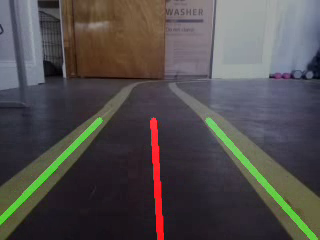
#> input picture frame 17 of lines_video.mp4, 320 x 240 px, given in place of the camera
$ python main2.py
#> lines starting #> are read from the running program, lines starting #| are printed output that depends on the picture; after the words box and inside, x2 and y2 are one past the last pixel; in counts of white or black regions, pixels touching at a corner belong together
import cv2
import numpy as np
import time
import math
import serial
# import motor_controller as mc
# import pyfirmata

arduino = serial.Serial(port='/dev/ttyUSB0', baudrate=115200, timeout=.1)

video = cv2.VideoCapture(0)
video.set(cv2.CAP_PROP_FRAME_WIDTH, 320) # set width to 320 px
video.set(cv2.CAP_PROP_FRAME_HEIGHT, 240) # set height to 240 px

height = 240
width = 320
frame_size = (320,240)
# Initialize video writer object
output = cv2.VideoWriter('./lines_video.mp4',
                         cv2.VideoWriter_fourcc(*'XVID'),
                         20, frame_size)
gray_output = cv2.VideoWriter('./gray_video.mp4',
                         cv2.VideoWriter_fourcc(*'XVID'),
                         20, frame_size)
canny_output = cv2.VideoWriter('./canny_video.mp4',
                         cv2.VideoWriter_fourcc(*'XVID'),
                         20, frame_size)
roi_output = cv2.VideoWriter('./roi_video.mp4',
                         cv2.VideoWriter_fourcc(*'XVID'),
                         20, frame_size)

# vertices = np.array([[[0,240-73], [77,110], [320-77,110],
#                     [320, 240-73]]], dtype=np.int32)
vertices = np.array([[[0,240],[0,240-65], [110,120], [320-110,120],
                    [320, 240-65],[320, 240]]], dtype=np.int32)

def grayscale(frame):
    # Applies grayscale transorm to an image
    return cv2.cvtColor(frame, cv2.COLOR_BGR2GRAY)

def gaussian_blur(frame, kernel_size):
    # Applies gaussian noise kernel
    return cv2.GaussianBlur(frame, (kernel_size, kernel_size), 0)

def canny(frame, low_threshold, high_threshold):
    # Applies canny transform to an image
    return cv2.Canny(frame, low_threshold, high_threshold)

def region_of_interest(frame, vertices):
    # Defining a blank mask to start with
    mask=np.zeros_like(frame)

    # Defining a three channel or one channel color to fill the mask with
    # depending on the input image

    if len(frame.shape) > 2:
        channel_count = frame.shape[2]
        ignore_mask_color = (255,) * channel_count
    else:
        ignore_mask_color = 255

    # Filling pixels inside the polygon defined in 'vertices' with the fill color
    cv2.fillPoly(mask, vertices, ignore_mask_color)

    # Returning the image only where mask pixels are nonzero
    masked_image = cv2.bitwise_and(frame, mask)
    return masked_image

def draw_lines(frame, lines, color=[255,0,0], thickness=2):
    for line in lines:
        for x1,y1,x2,y2 in line:
            cv2.line(frame, (x1,y1), (x2,y2), color, thickness)

def hough_lines(frame, rho, theta, threshold, min_line_len, max_line_gap):
    lines = cv2.HoughLinesP(frame, rho, theta, threshold, np.array([]),
                            minLineLenght=min_line_len, maxLineGap=max_line_gap)
    line_img = np.zeros((frame.shape[0], frame.shape[1], 3), dtype=np.uint8)
    draw_lines(line_img, lines)
    return line_img

def weighted_img(frame, initial_img, α=0.9, β=1., γ=0.):
    return cv2.addWeighted(initial_img, α, img, β, γ)


def detect_line_segments(cropped_edges):
    rho = 1
    theta = np.pi / 180
    min_threshold = 10
    line_segments = cv2.HoughLinesP(cropped_edges, rho, theta, min_threshold,
                                    np.array([]), minLineLength=30, maxLineGap=10)
    return line_segments

def average_slope_intercept(frame, line_segments):
    lane_lines = []

    if line_segments is None:
        # print("no line segment detected")
        return lane_lines

    # height, width,_ = frame.shape
    height = 240
    width = 320
    left_fit = []
    right_fit = []
    boundary = 1/3

    left_region_boundary = width * (1 - boundary)
    right_region_boundary = width * boundary

    for line_segment in line_segments:
        for x1, y1, x2, y2 in line_segment:
            if x1 == x2:
                # print("skipping vertical lines (slope = infinity)")
                continue

            fit = np.polyfit((x1, x2), (y1, y2), 1)
            slope = (y2 - y1) / (x2 - x1)
            intercept = y1 - (slope * x1)

            if slope < 0:
                if x1 < left_region_boundary and x2 < left_region_boundary:
                    left_fit.append((slope, intercept))
            else:
                if x1 > right_region_boundary and x2 > right_region_boundary:
                    right_fit.append((slope, intercept))

    left_fit_average = np.average(left_fit, axis=0)
    if len(left_fit) > 0:
        lane_lines.append(make_points(frame, left_fit_average))

    right_fit_average = np.average(right_fit, axis=0)
    if len(right_fit) > 0:
        lane_lines.append(make_points(frame, right_fit_average))

    # lane_lines is a 2-D array consisting the coordinates of the right and left lane lines
    # for example: lane_lines = [[x1,y1,x2,y2],[x1,y1,x2,y2]]
    # where the left array is for left lane and the right array is for right lane
    # all coordinate points are in pixels
    return lane_lines

def make_points(frame, line):
    # height, width, _ = frame.shape
    height = 240
    width = 320
    slope, intercept = line
    y1 = height  # bottom of the frame
    y2 = int(y1 / 2)  # make points from middle of the frame down

    if slope == 0:
        slope = 0.1

    x1 = int((y1 - intercept) / slope)
    x2 = int((y2 - intercept) / slope)

    return [[x1, y1, x2, y2]]

def display_lines(frame, lines, line_color=(0, 255, 0), line_width=6): # line color (B,G,R)
    line_image = np.zeros_like(frame)

    if lines is not None:
        for line in lines:
            for x1, y1, x2, y2 in line:
                cv2.line(line_image, (x1, y1), (x2, y2), line_color, line_width)

    line_image = cv2.addWeighted(frame, 0.8, line_image, 1, 1)
    return line_image


def get_steering_angle(frame, lane_lines):

    # height, width, _ = frame.shape
    height = 240
    width = 320

    if len(lane_lines) == 2: # if two lane lines are detected
        _, _, left_x2, _ = lane_lines[0][0] # extract left x2 from lane_lines array
        _, _, right_x2, _ = lane_lines[1][0] # extract right x2 from lane_lines array
        mid = int(width / 2)
        x_offset = (left_x2 + right_x2) / 2 - mid
        y_offset = int(height / 2)

    elif len(lane_lines) == 1: # if only one line is detected
        x1, _, x2, _ = lane_lines[0][0]
        x_offset = x2 - x1
        y_offset = int(height / 2)

    elif len(lane_lines) == 0: # if no line is detected
        return 1000

    angle_to_mid_radian = math.atan(x_offset / y_offset)
    angle_to_mid_deg = int(angle_to_mid_radian * 180.0 / math.pi)
    # print(angle_to_mid_deg)
    steering_angle = angle_to_mid_deg + 90
    print(steering_angle)

    return steering_angle


def display_heading_line(frame, steering_angle, line_color=(0, 0, 255), line_width=5):

    heading_image = np.zeros_like(frame)
    # height, width, _ = frame.shape
    height = 240
    width = 320


    steering_angle_radian = steering_angle / 180.0 * math.pi
    x1 = int(width / 2)
    y1 = height
    x2 = int(x1 - height / 2 / math.tan(steering_angle_radian))
    y2 = int(height / 2)

    cv2.line(heading_image, (x1, y1), (x2, y2), line_color, line_width)

    heading_image = cv2.addWeighted(frame, 0.8, heading_image, 1, 1)

    return heading_image

def process_frame(frame):
    gray = grayscale(frame)
    blur = gaussian_blur(gray)
    cany = canny(blur)
    # vertices =
    # result = region_of_interest(cany, vertices)

    rho = 2
    theta = np.pi / 180 * 1
    threshold = 10
    min_line_len = 20
    max_line_gap = 10
    frm = result
    lines = cv2.HoughLinesP(frm, rho, theta, threshold, np.array([]),
                            min_line_len, max_line_gap)
    # lines = process_lines(lines, frame)
    line_frame = np.zeros((320, 240, 3), dtype=np.uint8)
    draw_lines(line_frame, lines, thickness = 8)
    result = weighted_img(line_image, frame)

    return result

# [133 lines of commented-out code are left out]


while True:

    ret, frame = video.read()
#> frame is the input picture: shape (240, 320, 3); mean B, G, R 76, 76.7, 80.7
    # print(frame.dtype)
    # frame = cv2.flip(frame,-1) # flip image vertically
    if ret:

        original_frame = frame.copy()
        gray_frame = grayscale(frame)
#> in grayscale, `return cv2.cvtColor(frame, cv2.COLOR_BGR2GRAY)`:
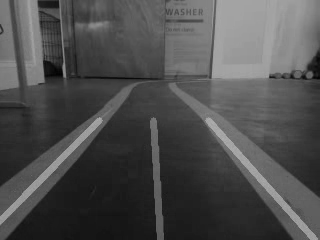
#> returned value: shape (240, 320); min 2, max 174, mean 77.8
        blur_frame = gaussian_blur(gray_frame, 5)
        canny_frame = canny(blur_frame, 80, 240)
#> in canny, `return cv2.Canny(frame, low_threshold, high_threshold)`:
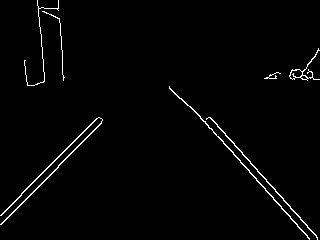
#> returned value: shape (240, 320); 1.7% white in thin lines or dots
        roi_frame = region_of_interest(canny_frame, vertices)
#> in region_of_interest, `cv2.fillPoly(mask, vertices, ignore_mask_color)`:
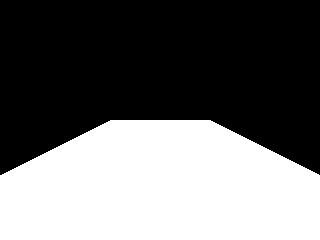
#> mask: shape (240, 320); 42.1% white; 1 white region, box (x1, y1, x2, y2) and area: (0, 120, 320, 240) 32295
#> in region_of_interest, `masked_image = cv2.bitwise_and(frame, mask)`:
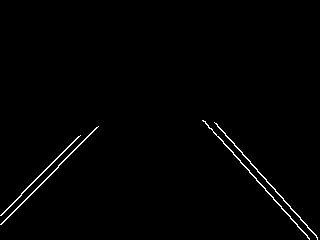
#> masked_image: shape (240, 320); 1% white in thin lines or dots, all inside (x1, y1, x2, y2) = (0, 120, 318, 240)
        line_segments = detect_line_segments(roi_frame)
#> in detect_line_segments, `line_segments = cv2.HoughLinesP(cropped_edges, rho, theta, min_thresho..`: line_segments = [[21, 204, 96, 127], [214, 122, 317, 237], [232, 151, 309, 239], [205, 121, 290, 218], [0, 215, 80, 135], [21, 193, 78, 136], [1, 224, 76, 147], [217, 125, 300, 217], [215, 133, 241, 163]]
        lane_lines = average_slope_intercept(frame, line_segments)
#> the loop in average_slope_intercept, `for line_segment in line_segments:` made 9 passes
#> after the loop in average_slope_intercept, `for line_segment in line_segments:`: left_fit = [(-1.03, 225.6), (-1, 215), (-1, 214), (-1.03, 225)]; right_fit = [(1.12, -116.9), (1.14, -114.1), (1.14, -112.9), (1.11, -115.5), (1.15, -115.1)]
#> in average_slope_intercept, `left_fit_average = np.average(left_fit, axis=0)`: left_fit_average = [-1.01, 219.9]
#> in make_points, `slope, intercept = line`: slope = -1.01; intercept = 219.9
#> in make_points, `x1 = int((y1 - intercept) / slope)`: x1 = -19
#> in make_points, `x2 = int((y2 - intercept) / slope)`: x2 = 98
#> in average_slope_intercept, `right_fit_average = np.average(right_fit, axis=0)`: right_fit_average = [1.13, -114.9]
#> lane_lines = [[[-19, 240, 98, 120]], [[313, 240, 207, 120]]]
        lane_lines_image = display_lines(original_frame, lane_lines)
#> the loop in display_lines, `for line in lines:` made 2 passes
#> after the loop in display_lines, `for line in lines:`:
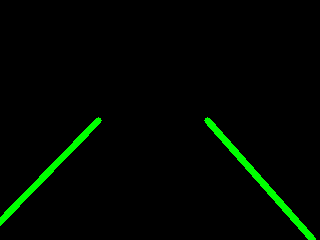
#> line_image: shape (240, 320, 3); mean of channels 0, 1, 2 0, 6.8, 0; drawn as B, G, R
#> in display_lines, `line_image = cv2.addWeighted(frame, 0.8, line_image, 1, 1)`:
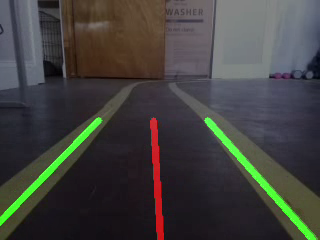
#> line_image: shape (240, 320, 3); mean B, G, R 61.8, 65.1, 65.6
        steering_angle = get_steering_angle(original_frame, lane_lines)
#> in get_steering_angle, `_, _, left_x2, _ = lane_lines[0][0]`: left_x2 = 98
#> in get_steering_angle, `_, _, right_x2, _ = lane_lines[1][0]`: right_x2 = 207
#> in get_steering_angle, `x_offset = (left_x2 + right_x2) / 2 - mid`: x_offset = -7.5
#> in get_steering_angle, `angle_to_mid_radian = math.atan(x_offset / y_offset)`: angle_to_mid_radian = -0.0624
#> in get_steering_angle, `angle_to_mid_deg = int(angle_to_mid_radian * 180.0 / math.pi)`: angle_to_mid_deg = -3
#> in get_steering_angle, `steering_angle = angle_to_mid_deg + 90`: steering_angle = 87
#| 87
#> steering_angle = 87

        arduino.write(bytes(str(steering_angle), 'utf-8'))
        time.sleep(0.05)
        print(arduino.readline().decode('utf-8').rstrip())

        heading_image = display_heading_line(lane_lines_image, steering_angle)
#> in display_heading_line, `steering_angle_radian = steering_angle / 180.0 * math.pi`: steering_angle_radian = 1.52
#> in display_heading_line, `x2 = int(x1 - height / 2 / math.tan(steering_angle_radian))`: x2 = 153
#> in display_heading_line, `heading_image = cv2.addWeighted(frame, 0.8, heading_image, 1, 1)`:
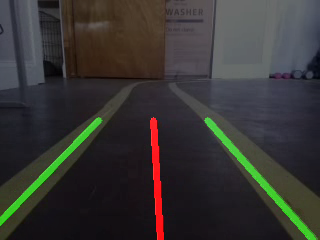
#> heading_image: shape (240, 320, 3); mean B, G, R 50.4, 53.1, 54.6

        cv2.imshow('gray', gray_frame)
        # gray_output.write(gray_frame)
        cv2.imshow('canny', canny_frame)
        # canny_output.write(canny_frame)
        cv2.imshow('roi', roi_frame)
        # roi_output.write(roi_frame)
        cv2.imshow('processed', heading_image)
        output.write(heading_image)
        # [6 lines of commented-out code are left out]

        key = cv2.waitKey(1)
#> (key Esc is pressed here)
        if key == 27:
            break
    else:
        break

video.release()
output.release()
# gray_output.release()
# canny_output.release()
# roi_output.release()
cv2.destroyAllWindows()
# stop()

$ run again, starting later in the video
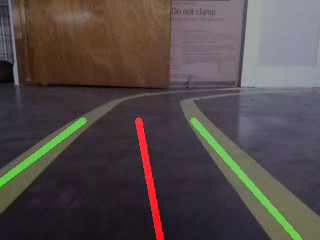
#> input picture frame 79 of lines_video.mp4, 320 x 240 px, given in place of the camera
#> frame is the input picture: shape (240, 320, 3); mean B, G, R 72.6, 73.8, 83
#> in canny, `return cv2.Canny(frame, low_threshold, high_threshold)`:
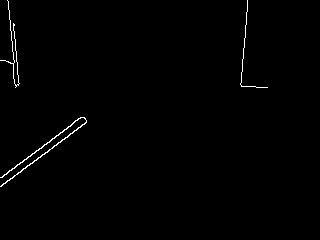
#> returned value: shape (240, 320); 0.76% white in thin lines or dots, all inside (x1, y1, x2, y2) = (0, 0, 268, 187)
#> mask: shape (240, 320); 42.1% white; 1 white region, box (x1, y1, x2, y2) and area: (0, 120, 320, 240) 32295
#> masked_image: shape (240, 320); 0.13% white in thin lines or dots, all inside (x1, y1, x2, y2) = (0, 151, 49, 187)
#> in detect_line_segments, `line_segments = cv2.HoughLinesP(cropped_edges, rho, theta, min_thresho..`: line_segments = [[0, 186, 48, 151], [3, 183, 42, 154]]
#> the loop in average_slope_intercept, `for line_segment in line_segments:` made 2 passes
#> after the loop in average_slope_intercept, `for line_segment in line_segments:`: left_fit = [(-0.729, 186), (-0.744, 185.2)]; right_fit = []
#> left_fit_average = [-0.736, 185.6]
#> slope = -0.736; intercept = 185.6
#> in make_points, `x1 = int((y1 - intercept) / slope)`: x1 = -73
#> in make_points, `x2 = int((y2 - intercept) / slope)`: x2 = 89
#> right_fit_average = nan
#> lane_lines = [[[-73, 240, 89, 120]]]
#> the loop in display_lines, `for line in lines:` made 1 pass
#> in get_steering_angle, `x1, _, x2, _ = lane_lines[0][0]`: x1 = -73; x2 = 89
#> x_offset = 162
#> angle_to_mid_radian = 0.933
#> angle_to_mid_deg = 53
#> in get_steering_angle, `steering_angle = angle_to_mid_deg + 90`: steering_angle = 143
#| 143
#> steering_angle_radian = 2.5
#> in display_heading_line, `x2 = int(x1 - height / 2 / math.tan(steering_angle_radian))`: x2 = 319
#> in display_heading_line, `heading_image = cv2.addWeighted(frame, 0.8, heading_image, 1, 1)`:
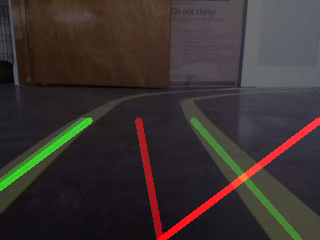
#> heading_image: shape (240, 320, 3); mean B, G, R 48.3, 50.1, 58.6

$ run again, starting later in the video
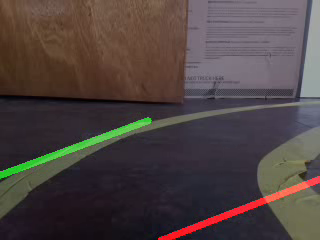
#> input picture frame 141 of lines_video.mp4, 320 x 240 px, given in place of the camera
#> frame is the input picture: shape (240, 320, 3); mean B, G, R 65.1, 66.6, 77.7
#> in canny, `return cv2.Canny(frame, low_threshold, high_threshold)`:
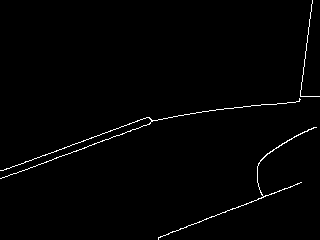
#> returned value: shape (240, 320); 1.2% white in thin lines or dots
#> mask: shape (240, 320); 42.1% white; 1 white region, box (x1, y1, x2, y2) and area: (0, 120, 320, 240) 32295
#> masked_image: shape (240, 320); 0.67% white in thin lines or dots, all inside (x1, y1, x2, y2) = (0, 120, 302, 240)
#> in detect_line_segments, `line_segments = cv2.HoughLinesP(cropped_edges, rho, theta, min_thresho..`: line_segments = [[158, 237, 299, 183], [0, 178, 157, 120], [32, 159, 139, 120], [1, 178, 149, 124], [28, 161, 137, 121], [160, 236, 300, 182]]
#> the loop in average_slope_intercept, `for line_segment in line_segments:` made 6 passes
#> after the loop in average_slope_intercept, `for line_segment in line_segments:`: left_fit = [(-0.369, 178), (-0.364, 170.7), (-0.365, 178.4), (-0.367, 171.3)]; right_fit = []
#> left_fit_average = [-0.366, 174.6]
#> slope = -0.366; intercept = 174.6
#> in make_points, `x1 = int((y1 - intercept) / slope)`: x1 = -178
#> in make_points, `x2 = int((y2 - intercept) / slope)`: x2 = 148
#> right_fit_average = nan
#> lane_lines = [[[-178, 240, 148, 120]]]
#> the loop in display_lines, `for line in lines:` made 1 pass
#> in get_steering_angle, `x1, _, x2, _ = lane_lines[0][0]`: x1 = -178; x2 = 148
#> x_offset = 326
#> angle_to_mid_radian = 1.22
#> angle_to_mid_deg = 69
#> in get_steering_angle, `steering_angle = angle_to_mid_deg + 90`: steering_angle = 159
#| 159
#> steering_angle_radian = 2.78
#> in display_heading_line, `x2 = int(x1 - height / 2 / math.tan(steering_angle_radian))`: x2 = 472
#> in display_heading_line, `heading_image = cv2.addWeighted(frame, 0.8, heading_image, 1, 1)`:
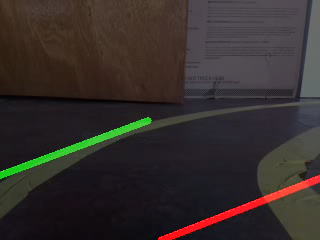
#> heading_image: shape (240, 320, 3); mean B, G, R 43.4, 45.5, 53.2
